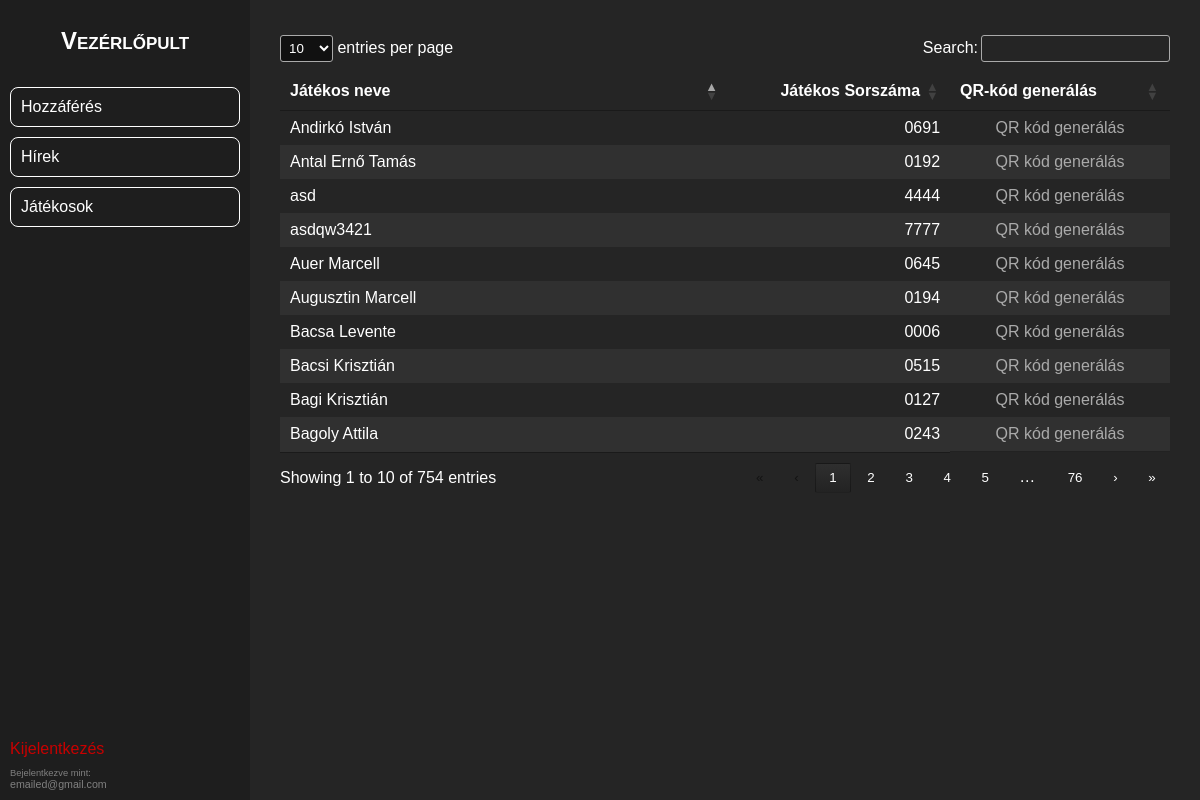
/admin/players/players_qr_kod.php (signed in), run on the app's committed database.
### tables this page shows
CREATE TABLE IF NOT EXISTS `players_data` (
  `player_id` int NOT NULL AUTO_INCREMENT,
  `name` varchar(100) DEFAULT NULL,
  `registration_number` varchar(10) DEFAULT NULL,
  `validity_date` date DEFAULT NULL,
  `status` enum('érvényes','eltiltva','érvényletelen') DEFAULT NULL,
  `suspension_start_date` date DEFAULT NULL,
  `suspension_end_date` date DEFAULT NULL,
  `profile_pic` text NOT NULL,
  PRIMARY KEY (`player_id`)
);

### admin/players/players_qr_kod.php (the view, shortened to what this page needs)
<?php
include("../headers/header.php");
?>
<div class="player-table-main-container">
    <?php include('../lib/jquery/players_qr_jquery.php'); ?>
    <table class="p-table" id="playersTable">
        <thead>
            <tr>
                <th style="width:15%;">Játékos neve</th>
                <th style="width:5%;">Játékos Sorszáma</th>
                <th style="width:5%;">QR-kód generálás</th>
            </tr>
        </thead>
        <tbody>
            <?php
            include('../../connect.php');
            $sqlSelect  =   "SELECT pd.player_id, pd.name, pd.registration_number
                             FROM players_data pd
                             LEFT JOIN players_health ph
                             ON pd.player_id = ph.player_id;";
            $result = mysqli_query($conn, $sqlSelect);
            while ($data = mysqli_fetch_array($result)) {
            ?>
                <tr class="playerRow">
                    <td><?php echo $data["name"] ?></td>
                    <td><?php echo $data["registration_number"] ?></td>
                    <td class="actions"><a class="action" href="../qr/choose_generation_method.php?player_id=<?php echo $data["player_id"] ?>">QR kód generálás</a></td>
                </tr>
            <?php
            }
            ?>
        </tbody>
    </table>
</div>
<?php
include("../headers/footer.php");
?>

### admin/players/players_qr_kod.php (style rules this page uses)
.action { display: flex; text-decoration: none; color: #aaa; }
.actions { display: flex; width: 100%; justify-content: center; align-items: center; gap: 15px; }
.p-table { border-collapse: collapse; margin-top: 10px; }
.p-table tr:nth-child(even) { background-color: #303030; }
.player-table-main-container { background-color: #252525; color: #fff; width: 100vw; padding: 30px; }

### data on the page
players_data: name "Bacsa Levente", registration_number "0006"
players_data: name "Bagi Krisztián", registration_number "0127"
players_data: name "Antal Ernő Tamás", registration_number "0192"
players_data: name "Augusztin Marcell", registration_number "0194"
players_data: name "Bagoly Attila", registration_number "0243"
players_data: name "Bacsi Krisztián", registration_number "0515"
players_data: name "Auer Marcell", registration_number "0645"
players_data: name "Andirkó István", registration_number "0691"
players_data: name "asd", registration_number "4444"
players_data: name "asdqw3421", registration_number "7777"

### other printed values
$_SESSION["email"] "emailed@gmail.com"
